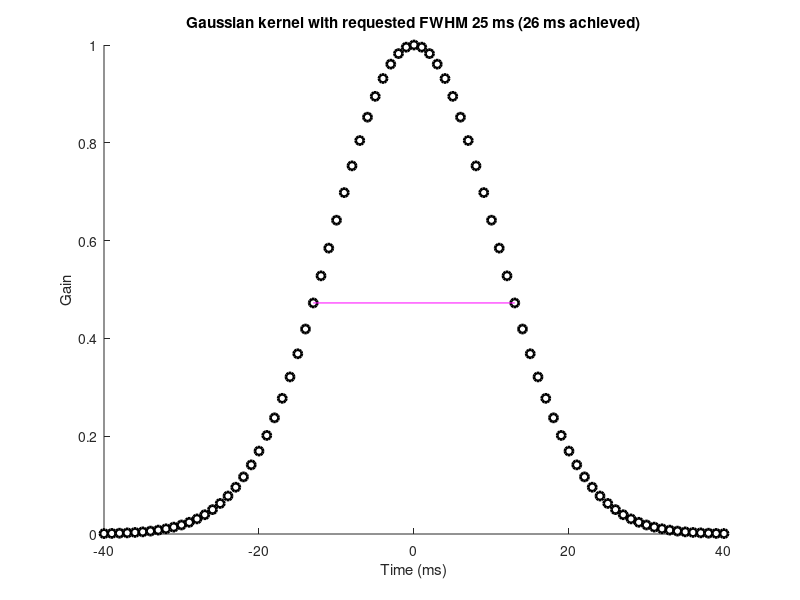
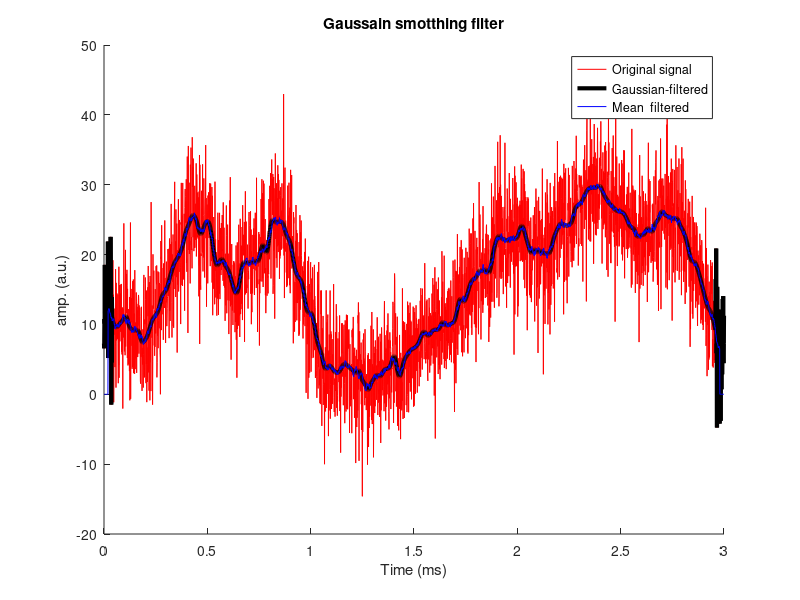

These figures' MATLAB source, in order:
% create signal%%%%%%%%%%%%%%%%%%%%%%%%%%%
srate = 1000
time = 0:1/srate:3
n = length(time)
p = 15 %poles for random interpolation

% noise level, measured in standard deviations
noiseamp = 5

% amplitude modulator and noise level
ampl = interp1(rand(p,1)*30, linspace(1,p,n)); %signal

noise = noiseamp * randn(size(time)); %noise

signal = ampl + noise; %noisy signal


%% create gaussian kernel

%full width half maximum: key gaussian parameter
fwhm = 25; % in ms

%normalized time vector in ms
k = 40;
gtime = 1000*(-k:k)/srate;

% create gaussian window
gauswin = exp( -(4*log(2)*gtime.^2) / fwhm^2);

%compute empherical FWHM
prePeakHalf = k + dsearchn(gauswin(k+1:end)',.5);
pstPeakHalf = dsearchn(gauswin(1:k)',.5);

empFWHM = gtime(prePeakHalf) - gtime(pstPeakHalf);

%show the gaussian 
figure(1), clf, hold on
plot(gtime, gauswin,'ko','MarkerFaceColor','w','LineWidth',2)
plot(gtime([prePeakHalf pstPeakHalf]), gauswin([prePeakHalf pstPeakHalf]),'m')

% normalize gaussian to unit energy
gauswin = gauswin / sum(gauswin);
title(['Gaussian kernel with requested FWHM ' num2str(fwhm) ' ms (' num2str(empFWHM) ' ms achieved)'])
xlabel('Time (ms)'), ylabel('Gain')

%% implement the filter

% initialize filtered signal vector
filtsigG = signal;
for i = k+1:n-k-1
    filtsigG(i) = sum(signal(i-k:i+k).*gauswin);
end

% plot
figure(2), clf, hold on
plot(time,signal,'r')
plot(time,filtsigG,'k','LineWidth',3)

xlabel('Time (ms)'),ylabel('amp. (a.u.)')
legend({'Original Signal';'Gaussian-filtered'})
title('Gaussain smotthing filter')

%% comparision with mean-smooth filter

filtersigMean = zeros(size(signal));
k = 20;
for i = k+1:n-k-1
    filtersigMean(i) = mean(signal(i-k:i+k));
end

plot(time,filtersigMean,'b')
legend({'Original signal';'Gaussian-filtered';'Mean  filtered'})

